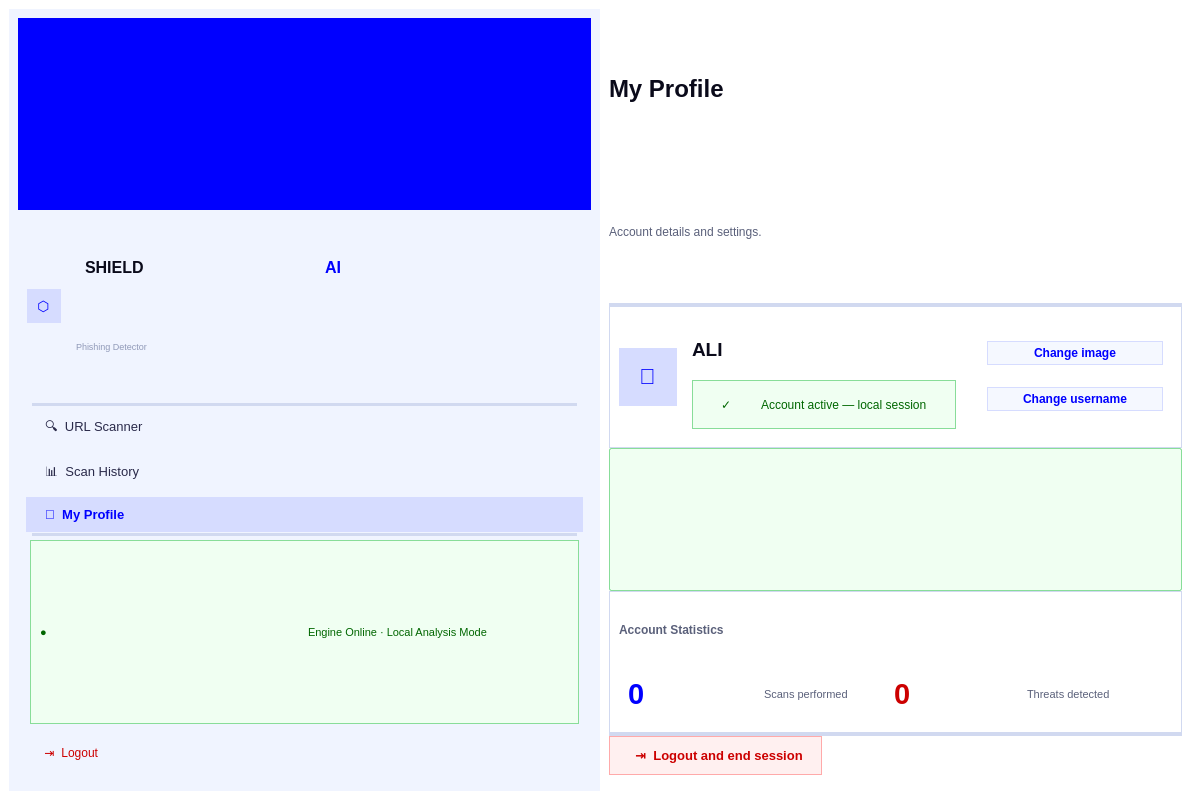
<?xml version="1.0" encoding="UTF-8"?>
<ui version="4.0">
 <class>ProfileWindow</class>
 <widget class="QMainWindow" name="ProfileWindow">
  <property name="geometry">
   <rect>
    <x>0</x>
    <y>0</y>
    <width>1200</width>
    <height>800</height>
   </rect>
  </property>
  <property name="minimumSize">
   <size>
    <width>900</width>
    <height>640</height>
   </size>
  </property>
  <property name="windowTitle">
   <string>ShieldAI — Phishing Detector</string>
  </property>
  <property name="styleSheet">
   <string notr="true">QMainWindow, QWidget { background-color: #FFFFFF; }</string>
  </property>

  <widget class="QWidget" name="centralWidget">
   <layout class="QHBoxLayout" name="mainLayout">
    <property name="spacing"><number>0</number></property>
    <property name="contentsMargins"><number>0</number><number>0</number><number>0</number><number>0</number></property>

    <!-- ══ SIDEBAR ══ -->
    <item>
     <widget class="QFrame" name="sidebar">
      <property name="minimumWidth"><number>224</number></property>
      <property name="maximumWidth"><number>224</number></property>
      <property name="styleSheet">
       <string notr="true">QFrame#sidebar { background-color: #F0F4FF; border: none; }</string>
      </property>

      <layout class="QVBoxLayout" name="sidebarLayout">
       <property name="spacing"><number>0</number></property>
       <property name="contentsMargins"><number>0</number><number>0</number><number>0</number><number>0</number></property>

       <item>
        <widget class="QFrame" name="sidebarAccent">
         <property name="minimumHeight"><number>4</number></property>
         <property name="maximumHeight"><number>4</number></property>
         <property name="styleSheet">
          <string notr="true">QFrame { background-color: #0000FF; border: none; }</string>
         </property>
        </widget>
       </item>

       <item>
        <widget class="QWidget" name="brandBlock">
         <property name="styleSheet">
          <string notr="true">QWidget { background-color: #F0F4FF; }</string>
         </property>
         <layout class="QHBoxLayout">
          <property name="contentsMargins"><number>16</number><number>18</number><number>16</number><number>0</number></property>
          <item>
           <widget class="QFrame" name="sidebarIconFrame">
            <property name="minimumSize"><size><width>34</width><height>34</height></size></property>
            <property name="maximumSize"><size><width>34</width><height>34</height></size></property>
            <property name="styleSheet">
             <string notr="true">QFrame { background-color: #D6DCFF; border: none; }</string>
            </property>
            <layout class="QVBoxLayout">
             <item alignment="Qt::AlignCenter">
              <widget class="QLabel" name="sidebarIcon">
               <property name="text"><string>⬡</string></property>
               <property name="alignment"><set>Qt::AlignCenter</set></property>
               <property name="styleSheet">
                <string notr="true">QLabel { color: #0000FF; font-family: "Courier New"; font-size: 14px; background: transparent; border: none; }</string>
               </property>
              </widget>
             </item>
            </layout>
           </widget>
          </item>
          <item>
           <widget class="QWidget" name="sidebarBrandText">
            <property name="styleSheet"><string notr="true">QWidget { background: transparent; }</string></property>
            <layout class="QVBoxLayout">
             <property name="spacing"><number>2</number></property>
             <property name="contentsMargins"><number>8</number><number>0</number><number>0</number><number>0</number></property>
             <item>
              <widget class="QWidget" name="sidebarBrandRow">
               <layout class="QHBoxLayout">
                <property name="spacing"><number>0</number></property>
                <property name="contentsMargins"><number>0</number><number>0</number><number>0</number><number>0</number></property>
                <item>
                 <widget class="QLabel" name="sidebarShield">
                  <property name="text"><string>SHIELD</string></property>
                  <property name="styleSheet">
                   <string notr="true">QLabel { color: #0A0A1A; font-family: "Courier New"; font-size: 12pt; font-weight: bold; background: transparent; border: none; }</string>
                  </property>
                 </widget>
                </item>
                <item>
                 <widget class="QLabel" name="sidebarAI">
                  <property name="text"><string>AI</string></property>
                  <property name="styleSheet">
                   <string notr="true">QLabel { color: #0000FF; font-family: "Courier New"; font-size: 12pt; font-weight: bold; background: transparent; border: none; }</string>
                  </property>
                 </widget>
                </item>
               </layout>
              </widget>
             </item>
             <item>
              <widget class="QLabel" name="sidebarTagline">
               <property name="text"><string>Phishing Detector</string></property>
               <property name="styleSheet">
                <string notr="true">QLabel { color: #9099B8; font-family: "Segoe UI"; font-size: 7pt; background: transparent; border: none; }</string>
               </property>
              </widget>
             </item>
            </layout>
           </widget>
          </item>
         </layout>
        </widget>
       </item>

       <item>
        <widget class="QFrame" name="sidebarSep1">
         <property name="styleSheet">
          <string notr="true">QFrame { background-color: #D1D9F0; border: none; margin: 8px 14px; }</string>
         </property>
         <property name="frameShape"><enum>QFrame::HLine</enum></property>
        </widget>
       </item>

       <!-- Nav: URL Scanner -->
       <item>
        <widget class="QPushButton" name="navScanner">
         <property name="text"><string>  🔍  URL Scanner</string></property>
         <property name="cursor"><cursorShape>PointingHandCursor</cursorShape></property>
         <property name="styleSheet">
          <string notr="true">QPushButton { background-color: transparent; color: #2A2A4A; font-family: "Segoe UI"; font-size: 10pt; border: none; text-align: left; padding: 10px 12px; margin: 1px 8px; }
QPushButton:hover { background-color: #D6DCFF; color: #0000FF; }</string>
         </property>
        </widget>
       </item>

       <!-- Nav: Scan History -->
       <item>
        <widget class="QPushButton" name="navHistory">
         <property name="text"><string>  📊  Scan History</string></property>
         <property name="cursor"><cursorShape>PointingHandCursor</cursorShape></property>
         <property name="styleSheet">
          <string notr="true">QPushButton { background-color: transparent; color: #2A2A4A; font-family: "Segoe UI"; font-size: 10pt; border: none; text-align: left; padding: 10px 12px; margin: 1px 8px; }
QPushButton:hover { background-color: #D6DCFF; color: #0000FF; }</string>
         </property>
        </widget>
       </item>

       <!-- Nav: My Profile (active) -->
       <item>
        <widget class="QPushButton" name="navProfile">
         <property name="text"><string>  👤  My Profile</string></property>
         <property name="checkable"><bool>true</bool></property>
         <property name="checked"><bool>true</bool></property>
         <property name="cursor"><cursorShape>PointingHandCursor</cursorShape></property>
         <property name="styleSheet">
          <string notr="true">QPushButton { background-color: #D6DCFF; color: #0000FF; font-family: "Segoe UI"; font-size: 10pt; font-weight: bold; border: none; text-align: left; padding: 10px 12px; margin: 1px 8px; }
QPushButton:hover { background-color: #D6DCFF; }</string>
         </property>
        </widget>
       </item>

       <item>
        <widget class="QFrame" name="sidebarSep2">
         <property name="styleSheet">
          <string notr="true">QFrame { background-color: #D1D9F0; border: none; margin: 8px 14px; }</string>
         </property>
         <property name="frameShape"><enum>QFrame::HLine</enum></property>
        </widget>
       </item>

       <item>
        <widget class="QFrame" name="statusChip">
         <property name="styleSheet">
          <string notr="true">QFrame#statusChip { background-color: #F0FFF2; border: 1px solid #88DD99; margin: 4px 12px; }</string>
         </property>
         <layout class="QHBoxLayout">
          <property name="contentsMargins"><number>10</number><number>8</number><number>10</number><number>8</number></property>
          <item>
           <widget class="QLabel" name="statusDot">
            <property name="text"><string>●</string></property>
            <property name="styleSheet">
             <string notr="true">QLabel { color: #006600; font-size: 8pt; background: transparent; border: none; }</string>
            </property>
           </widget>
          </item>
          <item>
           <widget class="QLabel" name="statusText">
            <property name="text"><string>Engine Online · Local Analysis Mode</string></property>
            <property name="wordWrap"><bool>true</bool></property>
            <property name="styleSheet">
             <string notr="true">QLabel { color: #006600; font-family: "Segoe UI"; font-size: 8pt; background: transparent; border: none; }</string>
            </property>
           </widget>
          </item>
         </layout>
        </widget>
       </item>

       <item>
        <spacer>
         <property name="orientation"><enum>Qt::Vertical</enum></property>
        </spacer>
       </item>

       <item>
        <widget class="QPushButton" name="logoutButton">
         <property name="text"><string>  ⇥  Logout</string></property>
         <property name="cursor"><cursorShape>PointingHandCursor</cursorShape></property>
         <property name="styleSheet">
          <string notr="true">QPushButton { background-color: transparent; color: #CC0000; font-family: "Segoe UI"; font-size: 9pt; border: none; text-align: left; padding: 10px 12px; margin: 0 8px 12px 8px; }
QPushButton:hover { background-color: #FFF0F0; }</string>
         </property>
        </widget>
       </item>

      </layout>
     </widget>
    </item>

    <!-- ══ CONTENT AREA ══ -->
    <item>
     <widget class="QWidget" name="contentArea">
      <property name="styleSheet">
       <string notr="true">QWidget#contentArea { background-color: #FFFFFF; }</string>
      </property>
      <layout class="QVBoxLayout" name="contentLayout">
       <property name="spacing"><number>0</number></property>
       <property name="contentsMargins"><number>28</number><number>24</number><number>28</number><number>24</number></property>

       <!-- Page title -->
       <item>
        <widget class="QLabel" name="pageTitle">
         <property name="text"><string>My Profile</string></property>
         <property name="styleSheet">
          <string notr="true">QLabel { color: #0A0A1A; font-family: "Segoe UI"; font-size: 18pt; font-weight: bold; background: transparent; border: none; }</string>
         </property>
        </widget>
       </item>
       <item>
        <widget class="QLabel" name="pageSubtitle">
         <property name="text"><string>Account details and settings.</string></property>
         <property name="styleSheet">
          <string notr="true">QLabel { color: #5A607A; font-family: "Segoe UI"; font-size: 9pt; background: transparent; border: none; }</string>
         </property>
        </widget>
       </item>

       <item>
        <widget class="QFrame" name="contentSep">
         <property name="styleSheet">
          <string notr="true">QFrame { background-color: #D1D9F0; border: none; margin: 8px 0; }</string>
         </property>
         <property name="frameShape"><enum>QFrame::HLine</enum></property>
        </widget>
       </item>

       <!-- Identity card -->
       <item>
        <widget class="QFrame" name="identityCard">
         <property name="styleSheet">
          <string notr="true">QFrame#identityCard { background-color: #FFFFFF; border: 1px solid #D1D9F0; }</string>
         </property>
         <layout class="QHBoxLayout">
          <property name="contentsMargins"><number>20</number><number>20</number><number>20</number><number>20</number></property>

          <!-- Avatar frame -->
          <item>
           <widget class="QFrame" name="avatarFrame">
            <property name="minimumSize"><size><width>58</width><height>58</height></size></property>
            <property name="maximumSize"><size><width>58</width><height>58</height></size></property>
            <property name="styleSheet">
             <string notr="true">QFrame { background-color: #D6DCFF; border: none; }</string>
            </property>
            <layout class="QVBoxLayout">
             <item alignment="Qt::AlignCenter">
              <widget class="QLabel" name="avatarLabel">
               <property name="text"><string>👤</string></property>
               <property name="alignment"><set>Qt::AlignCenter</set></property>
               <property name="styleSheet">
                <string notr="true">QLabel { font-size: 22px; background: transparent; border: none; color: #0000FF; }</string>
               </property>
              </widget>
             </item>
            </layout>
           </widget>
          </item>

          <!-- Username + status -->
          <item>
           <widget class="QWidget" name="identityInfo">
            <property name="styleSheet"><string notr="true">QWidget { background: transparent; }</string></property>
            <layout class="QVBoxLayout">
             <property name="spacing"><number>6</number></property>
             <property name="contentsMargins"><number>0</number><number>0</number><number>0</number><number>0</number></property>
             <item>
              <widget class="QLabel" name="usernameLabel">
               <property name="text"><string>ALI</string></property>
               <property name="styleSheet">
                <string notr="true">QLabel { color: #0A0A1A; font-family: "Segoe UI"; font-size: 14pt; font-weight: bold; background: transparent; border: none; }</string>
               </property>
              </widget>
             </item>
             <item>
              <widget class="QFrame" name="activeStatusBadge">
               <property name="styleSheet">
                <string notr="true">QFrame { background-color: #F0FFF2; border: 1px solid #88DD99; padding: 2px 8px; }</string>
               </property>
               <layout class="QHBoxLayout">
                <property name="spacing"><number>6</number></property>
                <property name="contentsMargins"><number>8</number><number>4</number><number>8</number><number>4</number></property>
                <item>
                 <widget class="QLabel" name="activeCheckmark">
                  <property name="text"><string>✓</string></property>
                  <property name="styleSheet">
                   <string notr="true">QLabel { color: #006600; font-size: 9pt; font-weight: bold; background: transparent; border: none; }</string>
                  </property>
                 </widget>
                </item>
                <item>
                 <widget class="QLabel" name="activeStatusText">
                  <property name="text"><string>Account active — local session</string></property>
                  <property name="styleSheet">
                   <string notr="true">QLabel { color: #006600; font-family: "Segoe UI"; font-size: 9pt; background: transparent; border: none; }</string>
                  </property>
                 </widget>
                </item>
               </layout>
              </widget>
             </item>
            </layout>
           </widget>
          </item>

          <item><spacer><property name="orientation"><enum>Qt::Horizontal</enum></property></spacer></item>

          <!-- Action buttons column -->
          <item>
           <widget class="QWidget" name="actionButtons">
            <property name="styleSheet"><string notr="true">QWidget { background: transparent; }</string></property>
            <layout class="QVBoxLayout">
             <property name="spacing"><number>6</number></property>
             <property name="contentsMargins"><number>0</number><number>0</number><number>0</number><number>0</number></property>
             <item>
              <widget class="QPushButton" name="changeImageButton">
               <property name="text"><string>Change image</string></property>
               <property name="minimumHeight"><number>34</number></property>
               <property name="minimumWidth"><number>130</number></property>
               <property name="cursor"><cursorShape>PointingHandCursor</cursorShape></property>
               <property name="styleSheet">
                <string notr="true">QPushButton { background-color: #F5F8FF; color: #0000FF; font-family: "Segoe UI"; font-size: 9pt; font-weight: bold; border: 1px solid #D6DCFF; padding: 4px 12px; }
QPushButton:hover { background-color: #D6DCFF; }</string>
               </property>
              </widget>
             </item>
             <item>
              <widget class="QPushButton" name="changeUsernameButton">
               <property name="text"><string>Change username</string></property>
               <property name="minimumHeight"><number>34</number></property>
               <property name="cursor"><cursorShape>PointingHandCursor</cursorShape></property>
               <property name="styleSheet">
                <string notr="true">QPushButton { background-color: #F5F8FF; color: #0000FF; font-family: "Segoe UI"; font-size: 9pt; font-weight: bold; border: 1px solid #D6DCFF; padding: 4px 12px; }
QPushButton:hover { background-color: #D6DCFF; }</string>
               </property>
              </widget>
             </item>
            </layout>
           </widget>
          </item>

         </layout>
        </widget>
       </item>

       <!-- Toast slot for profile messages -->
       <item>
        <widget class="QLabel" name="profileToastLabel">
         <property name="text"><string></string></property>
         <property name="visible"><bool>false</bool></property>
         <property name="wordWrap"><bool>true</bool></property>
         <property name="styleSheet">
          <string notr="true">QLabel { background-color: #F0FFF2; border: 1px solid #88DD99; color: #006600; font-family: "Segoe UI"; font-size: 9pt; padding: 8px; border-radius: 2px; }</string>
         </property>
        </widget>
       </item>

       <!-- Stats card -->
       <item>
        <widget class="QFrame" name="statsCard">
         <property name="styleSheet">
          <string notr="true">QFrame#statsCard { background-color: #FFFFFF; border: 1px solid #D1D9F0; }</string>
         </property>
         <layout class="QVBoxLayout">
          <property name="contentsMargins"><number>16</number><number>14</number><number>16</number><number>14</number></property>
          <item>
           <widget class="QLabel" name="statsCardTitle">
            <property name="text"><string>Account Statistics</string></property>
            <property name="styleSheet">
             <string notr="true">QLabel { color: #5A607A; font-family: "Segoe UI"; font-size: 9pt; font-weight: bold; background: transparent; border: none; }</string>
            </property>
           </widget>
          </item>
          <item>
           <widget class="QWidget" name="statsRow">
            <property name="styleSheet"><string notr="true">QWidget { background: transparent; }</string></property>
            <layout class="QHBoxLayout">
             <property name="spacing"><number>4</number></property>
             <property name="contentsMargins"><number>0</number><number>6</number><number>0</number><number>0</number></property>

             <!-- Scans performed -->
             <item>
              <widget class="QLabel" name="scansCount">
               <property name="text"><string>0</string></property>
               <property name="styleSheet">
                <string notr="true">QLabel { color: #0000FF; font-family: "Segoe UI"; font-size: 22pt; font-weight: bold; background: transparent; border: none; }</string>
               </property>
              </widget>
             </item>
             <item>
              <widget class="QLabel" name="scansLabel">
               <property name="text"><string>Scans performed</string></property>
               <property name="styleSheet">
                <string notr="true">QLabel { color: #5A607A; font-family: "Segoe UI"; font-size: 8pt; background: transparent; border: none; padding-right: 30px; }</string>
               </property>
              </widget>
             </item>

             <!-- Threats detected -->
             <item>
              <widget class="QLabel" name="threatsCount">
               <property name="text"><string>0</string></property>
               <property name="styleSheet">
                <string notr="true">QLabel { color: #CC0000; font-family: "Segoe UI"; font-size: 22pt; font-weight: bold; background: transparent; border: none; }</string>
               </property>
              </widget>
             </item>
             <item>
              <widget class="QLabel" name="threatsLabel">
               <property name="text"><string>Threats detected</string></property>
               <property name="styleSheet">
                <string notr="true">QLabel { color: #5A607A; font-family: "Segoe UI"; font-size: 8pt; background: transparent; border: none; }</string>
               </property>
              </widget>
             </item>

             <item><spacer><property name="orientation"><enum>Qt::Horizontal</enum></property></spacer></item>
            </layout>
           </widget>
          </item>
         </layout>
        </widget>
       </item>

       <!-- Separator before logout -->
       <item>
        <widget class="QFrame" name="logoutSep">
         <property name="styleSheet">
          <string notr="true">QFrame { background-color: #D1D9F0; border: none; margin: 8px 0 4px 0; }</string>
         </property>
         <property name="frameShape"><enum>QFrame::HLine</enum></property>
        </widget>
       </item>

       <!-- Logout and end session button -->
       <item alignment="Qt::AlignLeft">
        <widget class="QPushButton" name="logoutEndSessionButton">
         <property name="text"><string>  ⇥  Logout and end session</string></property>
         <property name="minimumHeight"><number>44</number></property>
         <property name="cursor"><cursorShape>PointingHandCursor</cursorShape></property>
         <property name="styleSheet">
          <string notr="true">QPushButton { background-color: #FFF0F0; color: #CC0000; font-family: "Segoe UI"; font-size: 10pt; font-weight: bold; border: 1px solid #FFAAAA; padding: 10px 18px; text-align: left; }
QPushButton:hover { background-color: #FFE0E0; }
QPushButton:pressed { background-color: #FFD0D0; }</string>
         </property>
        </widget>
       </item>

       <item>
        <spacer>
         <property name="orientation"><enum>Qt::Vertical</enum></property>
        </spacer>
       </item>

      </layout>
     </widget>
    </item>

   </layout>
  </widget>
 </widget>
 <resources/>
 <connections/>
</ui>
